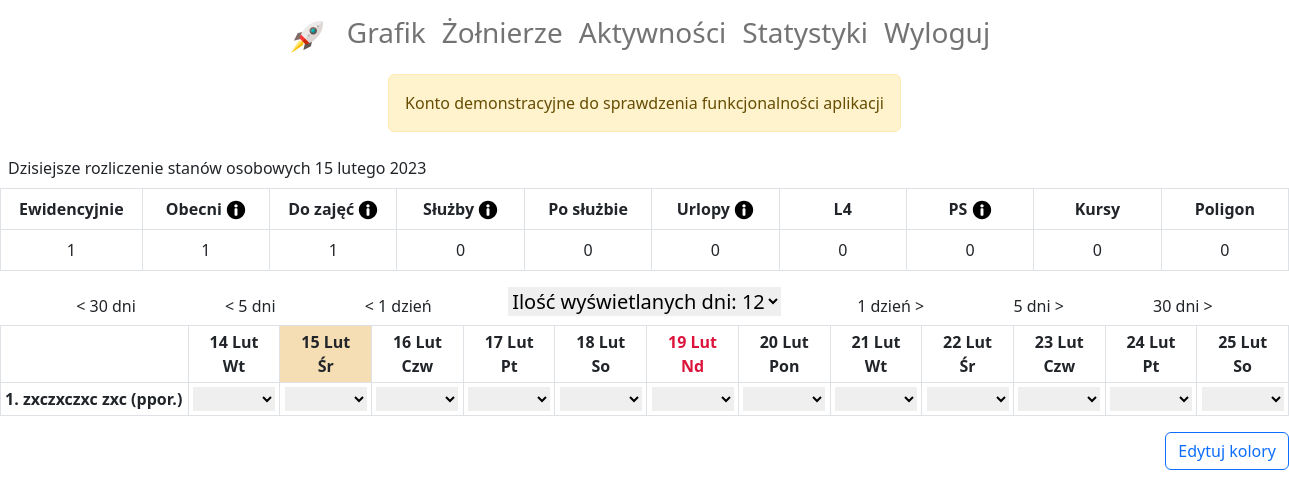
Screenshot of / (signed in) with the database file from the repository.
### diagram/models.py (models this page shows)
class Soldier(models.Model):
    rank = models.CharField(max_length=20, choices=RANKS, verbose_name='stopień')
    first_name = models.CharField(max_length=20, verbose_name='imię')
    last_name = models.CharField(max_length=30, verbose_name='nazwisko')
    subdivision = models.ForeignKey(Subdivision, on_delete=models.SET_NULL, null=True, blank=True,
                                    verbose_name='pododdział')
    demo = models.BooleanField(default=False)
    def __str__(self):
        return f'{self.rank} {self.first_name} {self.last_name} ({self.subdivision})'

### diagram/views.py (the view, shortened to what this page needs)
# urls.py: path('', ShowDiagram.as_view(), name='show-diagram'),
class ShowDiagram(generic.View):
    def get(self, request):
        if request.user.is_authenticated:
            t_1 = time.time()
            today = now().date()
            these_holidays = holidays.Poland(years=[today.year - 1, today.year, today.year + 1])
            soldiers = Soldier.objects.filter(subdivision=request.user.subdivision).order_by('last_name')
            activities = {}
            dates = []
            default_start_day = -1  # yesterday
            start_day = default_start_day
            try:
                start_day = int(self.request.GET['start_day'])
            except MultiValueDictKeyError:
                ...
            except ValueError:
                print('invalid value for start_day parameter')
            days_count_param = request.GET.get('days_count', None)
            try:
                if days_count_param and int(days_count_param) in range(4, 21):
                    request.session['days_count'] = int(days_count_param)
            except ValueError:
                ...
            days_count = request.session.get('days_count', 12)
            request.session['days_count'] = days_count
            unassigned_activities = Activity.objects.filter(subdivision=request.user.subdivision, soldier=None)
            everyday_activities = EverydayActivity.objects.filter(subdivision=request.user.subdivision)
            for soldier in soldiers:
                activities[soldier] = {}
                for j in range(start_day, days_count + start_day):
                    this_date = today + datetime.timedelta(days=j)
                    this_day_activities = Activity.objects.filter(subdivision=request.user.subdivision,
                                                                  start_date__lte=this_date,
                                                                  end_date__gte=this_date)
                    this_date_with_info = (this_date, these_holidays.get(this_date),
                                           unassigned_activities_as_string(
                                               unassigned_activities.filter(subdivision=request.user.subdivision,
                                                                            start_date__lte=this_date,
                                                                            end_date__gte=this_date))
                                           + everyday_activities_as_string(everyday_activities, this_day_activities)
                                           )
                    if this_date not in [x[0] for x in dates]:
                        dates.append(this_date_with_info)
                    activities[soldier][j] = {}
                    activities[soldier][j]['name'] = ''
                    activities[soldier][j]['date'] = this_date.strftime('%d.%m.%Y')
                    activities[soldier][j]['soldier_pk'] = soldier.pk
                    try:
                        activity = Activity.objects.get(soldier=soldier, start_date__lte=this_date,
                                                        end_date__gte=this_date)
                        activities[soldier][j]['name'] = activity
                        activities[soldier][j]['pk'] = activity.pk
                        activities[soldier][j]['description'] = activity.description
                        try:
                            activities[soldier][j]['color'] = ActivityColor.objects.get(subdivision=request.user.subdivision,
                                activity_name=activity.get_name_display()).color_hex
                        except ActivityColor.DoesNotExist:
                            messages.add_message(self.request, messages.WARNING,
                                                 f'Nie udało się pobrać danych koloru dla aktywności:'
                                                 f' {activity.get_name_display()}')
                    except Activity.DoesNotExist:
                        pass
                    except Activity.MultipleObjectsReturned:
                        messages.add_message(self.request, messages.WARNING,
                                             f'Konflikt aktywności dla żołnierza: {soldier}')
            activities_count = get_activities_count_for_day(subdivision=request.user.subdivision, day=today)
            activities_count['Do zajęć'] = soldiers.count() - sum(activities_count.values())
            activities_count['Ewidencyjnie'] = soldiers.count()
            activities_count['Obecni'] = activities_count['Do zajęć'] + activities_count['Służby'] + activities_count['Po służbie']
            activities_count = reordered_activities_count(activities_count)
            context = {
                'activities': activities,
                'activities_count': activities_count,
                'today': today,
                'range': range(4, 21),
                'default_start_day': default_start_day,
                'dates': sorted(dates, key=lambda x: x[0]),
                'holidays': these_holidays,
                'choices': sorted([a[0] for a in ACTIVITY_NAMES]),
            }
            return render(request, template_name='diagram/show_diagram.html', context=context)
        else:
            return render(request, template_name='diagram/homepage.html')

### diagram/functions.py (called while the page is built, shortened)
def reordered_activities_count(activities_count):
    activities_count_new = {
        'Ewidencyjnie': activities_count['Ewidencyjnie'],
        'Obecni': activities_count['Obecni'],
        'Do zajęć': activities_count['Do zajęć'],
        'Służby': activities_count['Służby'],
        'Po służbie': activities_count['Po służbie'],
        'Urlopy': activities_count['Urlopy'],
        'L4': activities_count['L4'],
        'PS': activities_count['PS'],
        'Kursy': activities_count['Kursy'],
        'Poligon': activities_count['Poligon'],
    }
    return activities_count_new

def unassigned_activities_as_string(unassigned_activities):
    output_string = ''
    i = 1
    if unassigned_activities.count() > 0:
        output_string += 'Nieprzypisane: '
    return output_string

def everyday_activities_as_string(everyday_activities, this_day_activities):
    activities_to_assign = [{'name': act.name, 'count': act.how_many} for act in everyday_activities]
    output_string = ''
    i = 1
    if len(activities_to_assign) > 0:
        output_string += 'Codzienne aktywności do przypisania: '
    for act in activities_to_assign:
        output_string += f"{i}. {act['name']} x{act['count']}"
        output_string += '; \n'
        i += 1
    return output_string

### diagram/models.py (called while the page is built)
    def __str__(self):
        if len(self.name) < 35:
            return self.name
        else:
            return self.name[:30] + '[...]'

### diagram/templates/diagram/show_diagram.html (shortened to what this page needs)
{% extends 'account/base.html' %}
{% load crispy_forms_filters %}
{% load static %}
{% block content %}
    <div class="p-2">Dzisiejsze rozliczenie stanów osobowych {{ today }}</div>
    <table class="table table-bordered">
        <thead>
        <tr class="grid">
            {% for key in activities_count.keys %}
                <th class="col col-1" scope="col" style="text-align: center;">
                    {{ key }}
                    {% if key == 'Obecni' %}<a data-bs-toggle="tooltip"
                                               data-bs-title="Wszyscy niezaangażowani + osoby na służbach i po służbach">
                        <img src="{% static 'icons/info.svg' %}" height="20px"/></a>{% endif %}
                    {% if key == 'Do zajęć' %}<a data-bs-toggle="tooltip" data-bs-title="Wszyscy niezaangażowani">
                        <img src="{% static 'icons/info.svg' %}" height="20px"/></a>{% endif %}
                    {% if key == 'Służby' %}<a data-bs-toggle="tooltip" data-bs-title="Uwzględnia również OKO">
                        <img src="{% static 'icons/info.svg' %}" height="20px"/></a>{% endif %}
                    {% if key == 'Urlopy' %}<a data-bs-toggle="tooltip" data-bs-title="Urlopy, wolne całodniowe, HDK">
                        <img src="{% static 'icons/info.svg' %}" height="20px"/></a>{% endif %}
                    {% if key == 'PS' %}
                        <a data-bs-toggle="tooltip" data-bs-title="W tym zestawieniu uwzględnia również dyżury">
                            <img src="{% static 'icons/info.svg' %}" height="20px"/></a>{% endif %}
                </th>
            {% endfor %}
        </tr>
        </thead>
        <tbody>
        <tr class="grid">
            {% for val in activities_count.values %}
                <td class="col col-1" style="text-align: center;">
                    {{ val }}
                </td>
            {% endfor %}
        </tr>
        </tbody>
    </table>
    <div class="">
        <form method="get" class="d-flex justify-content-evenly">
            <button type="submit" name="start_day" class="btn"
                    value="{% if request.GET.start_day %}{{ request.GET.start_day|add:"-30" }}{% else %}-31{% endif %}">
                < 30 dni
            </button>
            <button type="submit" name="start_day" class="btn"
                    value="{% if request.GET.start_day %}{{ request.GET.start_day|add:"-5" }}{% else %}-6{% endif %}">
                < 5 dni
            </button>
            <button type="submit" name="start_day" class="btn"
                    value="{% if request.GET.start_day %}{{ request.GET.start_day|add:"-1" }}{% else %}-2{% endif %}">
                < 1 dzień
            </button>
            <h5><select name="days_count" style="border: none; text-align: center;"
                        onchange="this.form.submit()">
                {% for i in range %}
                    <option {% if request.session.days_count == i %}selected{% endif %}
                            value={{ i }}>
                        Ilość wyświetlanych dni: {{ i }}
                    </option>
                {% endfor %}
            </select></h5>
            <button type="submit" name="start_day" class="btn"
                    value="{% if request.GET.start_day %}{{ request.GET.start_day|add:"1" }}{% else %}0{% endif %}">
                1 dzień >
            </button>
            <button type="submit" name="start_day" class="btn"
                    value="{% if request.GET.start_day %}{{ request.GET.start_day|add:"5" }}{% else %}4{% endif %}">
                5 dni >
            </button>
            <button type="submit" name="start_day" class="btn"
                    value="{% if request.GET.start_day %}{{ request.GET.start_day|add:"30" }}{% else %}29{% endif %}">
                30 dni >
            </button>
        </form>
    </div>
    <table class="table table-bordered table-sm">
        <thead>
        <tr>
            <th scope="col"></th>
            {% for day in dates %}
                <th scope="col"
                    style="text-align: center;
                            {% if day.0 == today %}background-color: wheat;{% endif %}
                            {% if day.0.weekday == 6 or day.1 %}color: crimson{% endif %}">
                    {{ day.0|date:"d M" }}<br>{{ day.0|date:"D" }}
                </th>
            {% endfor %}
        </tr>
        </thead>
        <tbody>
        {% for soldier, days in activities.items %}
            <tr>
                <th scope="row" style="white-space: nowrap;">
                    <a class="text-decoration-none text-dark"
                       href="{% url 'soldier-detail' soldier.pk %}">
                        {{ forloop.counter }}. {{ soldier.last_name }} {{ soldier.first_name }} ({{ soldier.rank }})
                    </a>
                </th>
                {% for activity in days.values %}
                    <td style="text-align: center; background-color: {{ activity.color }}"
                        >
                        <form action="{% url 'show-diagram' %}" method="POST" id="activities_form">
                            <select name="activity_new" style="width: min-content; border: none;
                            background-color: {{ activity.color }}"
                                    onchange="this.form.submit()">
                                {% for choice in choices %}
                                    <option {% if activity.name.name == choice %}selected{% endif %} class="small"
                                            value="{{ choice }}">{{ choice }}</option>
                                {% endfor %}
                            </select>
                        </form>
                    </td>
                {% endfor %}
            </tr>
        {% empty %}
            <div class="p-2"><b>Nie dodałeś jeszcze żadnego żołnierza. <a style="text-decoration: none;"
                                                                       href="{% url 'soldier-create' %}">Kliknij aby
                dodać.</a></b></div>
        {% endfor %}
        </tbody>
    </table>
    <div class="d-flex flex-row-reverse">
        <a class="btn btn-outline-primary" href="{% url 'activity-colors-update' %}">Edytuj kolory</a>
    </div>
{% endblock %}

### rows the page displays
Soldier: last_name "zxczxczxc", first_name "zxc", rank "ppor."

### other values shown
{{ key }} "Ewidencyjnie" "Obecni" "Do zajęć" "Służby" "Po służbie" "Urlopy" "L4" "PS" "Kursy" "Poligon"
{{ val }} "1" "1" "1" "0" "0" "0" "0" "0" "0" "0"
{{ day.0|date:"d M" }} "14 Lut" "15 Lut" "16 Lut" "17 Lut" "18 Lut" "19 Lut" "20 Lut" "21 Lut" "22 Lut" "23 Lut" "24 Lut" "25 Lut"
{{ day.0|date:"D" }} "Wt" "Śr" "Czw" "Pt" "So" "Nd" "Pon" "Wt" "Śr" "Czw" "Pt" "So"
